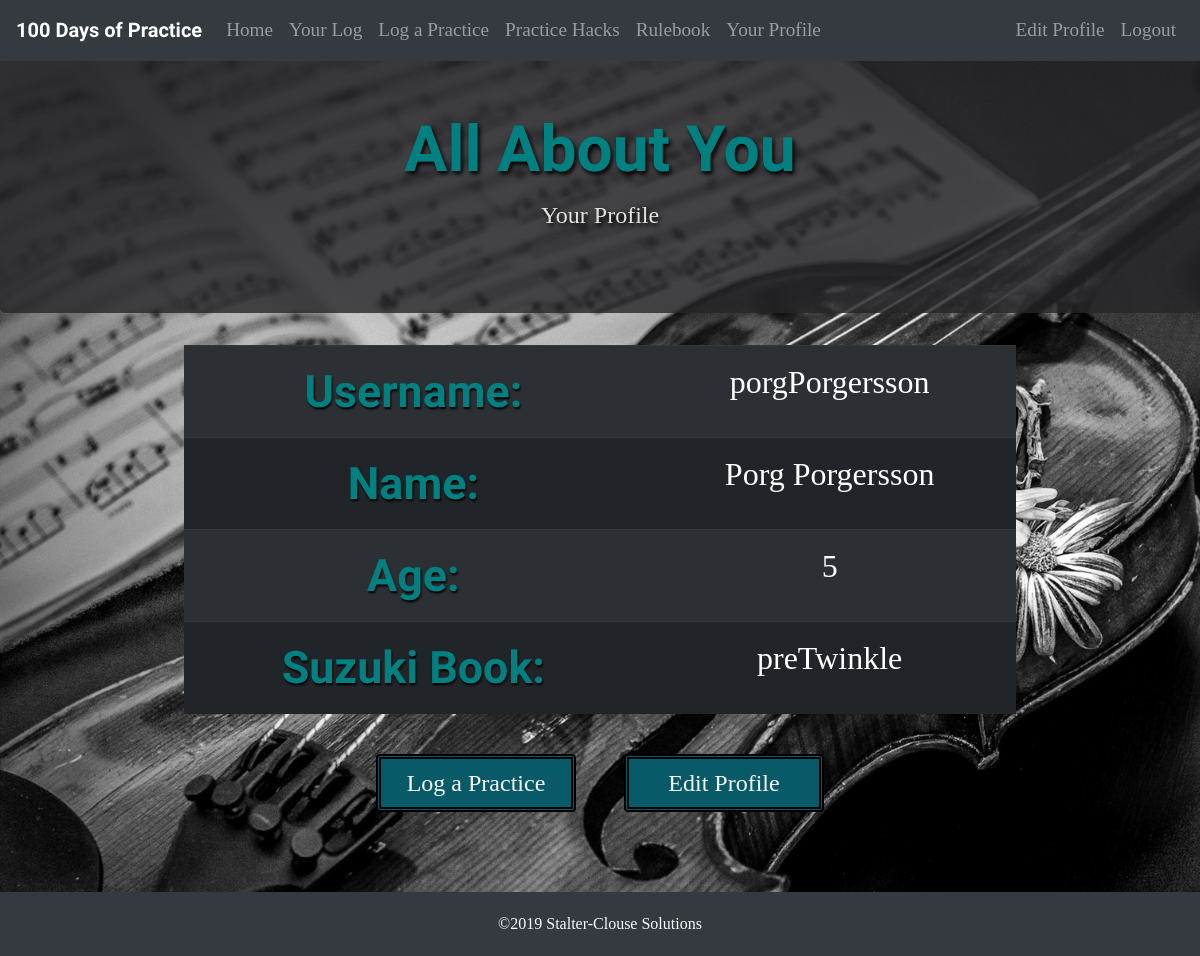
The app's page /viewprofile.php?student_id=5 (signed in) with its own data.
### tables this page shows
CREATE TABLE `student_list` (
  `student_id` int(11) NOT NULL AUTO_INCREMENT,
  `username` varchar(40) NOT NULL,
  `password` varchar(255) NOT NULL,
  `first_name` varchar(40) DEFAULT NULL,
  `last_name` varchar(40) DEFAULT NULL,
  `age` varchar(3) DEFAULT NULL,
  `suzuki_book` varchar(15) DEFAULT NULL,
  `picture` varchar(40) DEFAULT NULL,
  `practice_counter` int(5) DEFAULT '0',
  PRIMARY KEY (`student_id`)
);

### viewprofile.php (the view, shortened to what this page needs)
<?php
    require_once('templates/header.php');
    require_once('templates/navmenu.php');
?>
    <div class="jumbotron mt-5 bg-header">
        <h1 class="text-center page-title">All About You</h1>
        <p class="text-center secondary-page-title">Your Profile</p>
    </div>
<?php
    $dbc = mysqli_connect(DB_HOST, DB_USER, DB_PASSWORD, DB_NAME)
            or die("The database connection failed.");
    if (!isset($_GET['student_id']))
    {
        $query = "SELECT username, first_name, last_name, age, suzuki_book, picture FROM student_list WHERE student_id = '" . $_SESSION['student_id'] . "'";
    }
    else
    {
        $query = "SELECT username, first_name, last_name, age, suzuki_book, picture FROM student_list WHERE student_id = '" . $_GET['student_id'] . "'";
    }
    $data = mysqli_query($dbc, $query)
            or die("The student data is not available at this time.");
    if (mysqli_num_rows($data) == 1)
    {
        $row = mysqli_fetch_array($data);
        echo '<div class="container">';
        echo '<table class="table table-striped table-dark text-center w-75 mr-auto ml-auto profile-table">';
        if (!empty($row['username']))
        {
            echo '<tr><th class="th">Username:</th><td>' . $row['username'] . '</td></tr>';
        }
        if (!empty($row['first_name']) && !empty($row['last_name']))
        {
            echo '<tr><th class="th">Name:</th><td>' . $row['first_name'] . ' ' . $row['last_name'] . '</td></tr>';
        }
        if (!empty($row['age']))
        {
            echo '<tr><th class="th">Age:</th><td>' . $row['age'] . '</td></tr>';
        }
        if (!empty($row['suzuki_book']))
        {
            echo '<tr><th class="th">Suzuki Book:</th><td>' . $row['suzuki_book'] . '</td></tr>';
        }
        echo '</table>';
        echo '</div>';
    }
    else
    {
        echo '<div class="container text-center error">There was a problem accessing your profile.</div>';
    }
?>
    <div class="text-center">
        <div class="btn btn-teal m-4 col-2"><a href="practicelogform.php" class="text-light">Log a Practice</a></div><div class="btn btn-teal m-4 col-2"><a href="editprofile.php" class="text-light">Edit Profile</a></div>
    </div>
<?php
    require_once('templates/footer.php');
?>

### styles/styles.css (style rules this page uses)
body { background-image: url(../images/violin-wallpaper-bw.jpg); background-repeat: no-repeat; background-size: cover; padding-bottom: 120px; font-family: 'PT Serif', serif; }
.page-title { font-family: 'Bad Script', cursive; font-weight: bold; font-size: 4em; color: teal; }
.secondary-page-title { font-size: 1.5em; }
.btn-teal { background-color: rgb(9, 90, 104); transition-property: all; transition-duration: .4s; font-size: 1.5em; border: 5px double black; }
.bg-header { background-color: rgba(38, 37, 39, 0.8); color: rgb(226, 226, 226); text-shadow: 2px 3px 4px black; }
.th { font-family: 'Bad Script', cursive; font-size: 1.4em; color: teal; font-weight: bold; text-shadow: 1px 2px 2px black; }
.profile-table { font-size: 2em; }

### records on screen
student_list: username "porgPorgersson", first_name "Porg", last_name "Porgersson", age "5", suzuki_book "preTwinkle"
